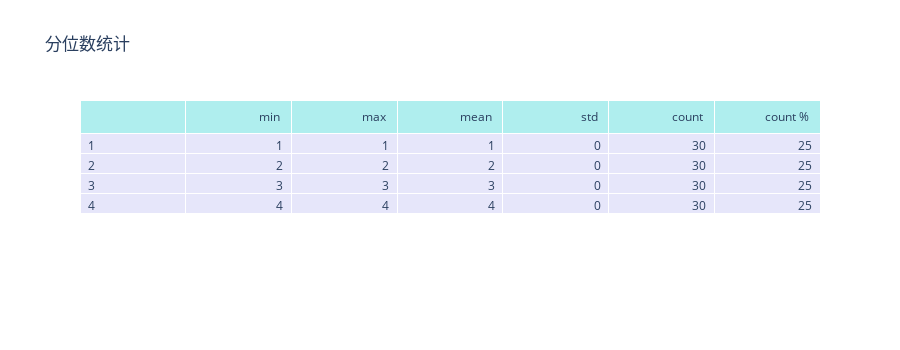

The cell this chart's notebook holds for it:
### Markdown cell above
# `create_full_tear_sheet`

### Code cell
create_full_tear_sheet(factor_data, long_short=False, group_neutral=False, by_group=False)

### Figure 1 — Plotly figure (JSON) as saved in the notebook; plotly's stock layout.template omitted (floating-point values rounded to 4 significant figures)
{"data": [{"cells": {"align": ["left", "right"], "fill": {"color": "lavender"}, "values": [[1, 2, 3, 4], [1, 2, 3, 4], [1, 2, 3, 4], [1, 2, 3, 4], [0, 0, 0, 0], [30, 30, 30, 30], [25, 25, 25, 25]]}, "header": {"align": ["left", "right"], "fill": {"color": "paleturquoise"}, "values": ["", "min <br>", "max <br>", "mean <br>", "std <br>", "count <br>", "count % <br>"]}, "type": "table"}], "layout": {"height": 350, "title": {"text": "分位数统计"}}}
